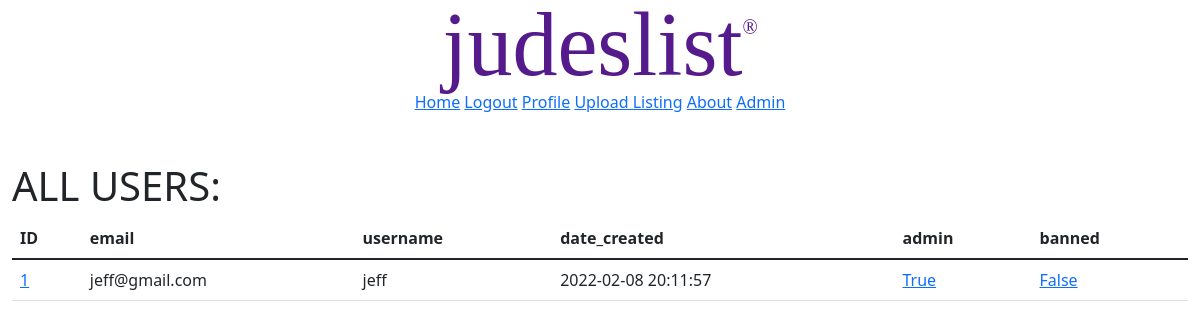
The page /admin (signed in) on the database its author committed.
### website/models.py (models this page shows)
class User(db.Model, UserMixin):
    id = db.Column(db.Integer, primary_key=True)
    email = db.Column(db.String(150), unique=True)
    username = db.Column(db.String(150), unique=True)
    password = db.Column(db.String(150))
    date_created = db.Column(db.DateTime(timezone=True), default=func.now())
    admin = db.Column(db.Boolean(),default=False)
    banned = db.Column(db.Boolean(),default=False)
    ProfilePicture = db.relationship("ProfilePicture")
    Listing = db.relationship("Listing")
    Comments = db.relationship("Comments")
    Likes = db.relationship("Likes")

### website/auth.py (the view)
@auth.route("/admin")
@login_required
def admin():
    if current_user.admin == 1 and current_user.banned == 0:
        users = User.query.order_by(desc(User.date_created))
        return render_template("admin.html", current_user=current_user, users = users)
    else:
        flash("access denied", category="error")
        return redirect(url_for("views.home"))

### website/__init__.py (called while the page is built)
def create_app():
    app = Flask(__name__)
    app.jinja_options['extensions'].append('jinja2.ext.do')
    app.config['SECRET_KEY'] = "helloworld"
    app.config['SQLALCHEMY_DATABASE_URI'] = f'sqlite:///{DB_NAME}'
    db.init_app(app)
    from .views import views
    from .auth import auth
    app.register_blueprint(views, url_prefix="/")
    app.register_blueprint(auth, url_prefix="/")
    from .models import User
    create_database(app)
    migrate = Migrate(app, db)
    login_manager = LoginManager()
    login_manager.login_view = "auth.login"
    login_manager.init_app(app)
    @login_manager.user_loader
    def load_user(id):
        return User.query.get(int(id))
    return app

### website/templates/admin.html (shortened to what this page needs)
{% extends "base.html" %}
{% block content%}
<br></br>
<h1>ALL USERS:</h1>
<table class="table">
  <thead>
    <tr>
      <th scope="col">ID</th>
      <th scope="col">email</th>
      <th scope="col">username</th>
      <th scope="col">date_created</th>
      <th scope="col">admin</th>
      <th scope="col">banned</th>
    </tr>
  </thead>
  <tbody>
    {% for user in users %}
      <tr>
        <td><a href = "/user/{{user.id}}">{{user.id}}</td>
        <td>{{user.email}}</td>
        <td>{{user.username}}</td>
        <td>{{user.date_created}}</td>
        <td><a href = "/giveadmin/{{user.id}}">{{user.admin}}</a></td>
        <td><a href = "/ban/{{user.id}}">{{user.banned}}</a></td>
      </tr>
    {% endfor %}
  </tbody>
</table>
{% endblock %}

### website/templates/base.html (style rules this page uses)
body { background-color: white; }

### rows shown on the page
User: id "1", email "jeff@gmail.com", username "jeff", date_created "2022-02-08 20:11:57", admin "True", banned "False"
